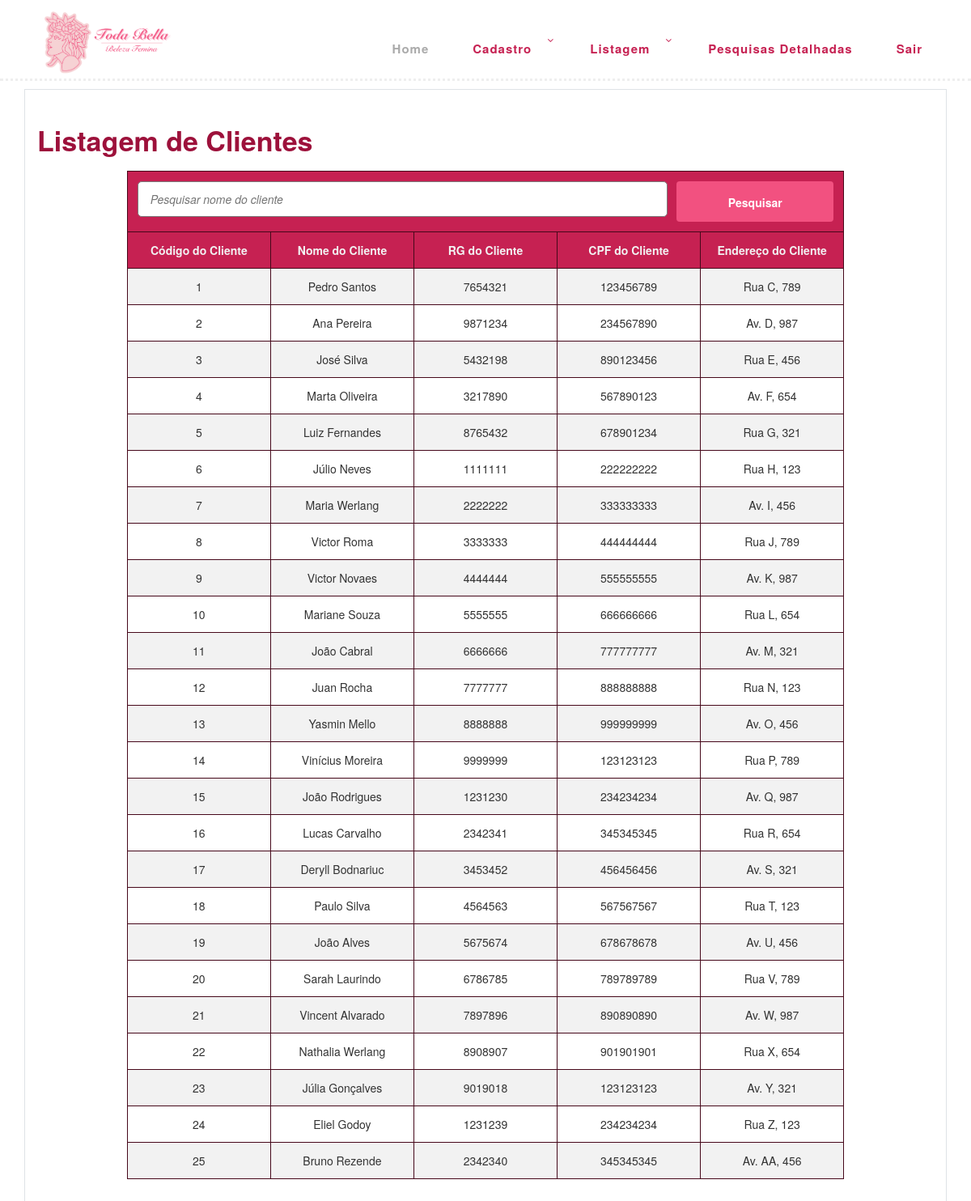
Screenshot of /listar_Cliente.php with the database file from the repository.
### tables this page shows
CREATE TABLE
    Cliente (
        CodigoCliente INT NOT NULL AUTO_INCREMENT,
        NomeCliente VARCHAR(50) NOT NULL,
        RGCliente VARCHAR(20),
        CPFCliente VARCHAR(20),
        EnderecoCliente VARCHAR(50),
        PRIMARY KEY (CodigoCliente)
    );

### DAO/ClienteDAO.php (called while the page is built, shortened)
<?php
include_once 'conexao/conexao.php';
class ClienteDAO
{
    public static function listarClientes()
    {
        try {
            $conexao = Conexao::getInstance();
            $sql = "SELECT * FROM Cliente";
            $stmt = $conexao->query($sql);
            return $stmt->fetchAll(PDO::FETCH_ASSOC);
        } catch (PDOException $e) {
            echo "Erro ao listar clientes: " . $e->getMessage();
            return [];
        }
    }
}
?>

### listar_Cliente.php (the view, shortened to what this page needs)
<!DOCTYPE html>
<html lang="en">
<head>
    <link rel="stylesheet" type="text/css" href="assets/css/bootstrap.min.css">
    <link rel="stylesheet" type="text/css" href="assets/css/font-awesome.css">
    <link rel="stylesheet" href="assets/css/templatemo-hexashop.css">
    <link rel="stylesheet" href="assets/css/owl-carousel.css">
    <link rel="stylesheet" href="assets/css/lightbox.css">
    <link href="//netdna.bootstrapcdn.com/bootstrap/3.3.6/css/bootstrap.min.css" rel="stylesheet">
    <link rel="stylesheet" href="assets/css/css.css">
</head>
<body>
    <header class="header-area header-sticky sticky-top">
        <div class="container">
            <div class="row">
                <div class="col-12">
                    <nav class="main-nav">
                        <a href="gerenciamento.php" class="logo">
                            <img src="assets/images/logo20.png">
                        </a>
                        <ul class="nav">
                            <li class="scroll-to-section"><a href="#top" class="active">Home</a></li>
                            <li class="submenu">
                                <a href="javascript:;">Cadastro</a>
                            </li>
                            <li class="submenu">
                                <a href="javascript:;">Listagem</a>
                            </li>
                            <li><a href="select.php">Pesquisas detalhadas</a></li>
                            <li><a href="sair.php">Sair</a></li>
                        </ul>
                    </nav>
                </div>
            </div>
        </div>
    </header>
    <br>
    <div class="subscribe">
        <div class="container">
            <div class="row justify-content-center">
                <div class="border p-4">
                    <div class="section-heading">
                        <div id="wrapper">
                            <?php
                            include_once 'DAO/ClienteDAO.php';
                            try {
                                if (isset($_GET['search'])) {
                                    $search = htmlspecialchars($_GET['search']);
                                    $clientes = ClienteDAO::pesquisarClientes($search);
                                } else {
                                    $clientes = ClienteDAO::listarClientes();
                                }
                            } catch (PDOException $e) {
                                error_log("Erro no script: " . $e->getMessage());
                                $clientes = [];
                            }
                            ?>
                            <h2>Listagem de Clientes</h2>
                            <div id="wrapper">
                                <table>
                                    <thead>
                                        <tr>
                                            <th colspan="5">
                                                <form action="" method="GET" style="display: flex;">
                                                    <input type="text" name="search"
                                                        placeholder="Pesquisar nome do cliente"
                                                        value="<?= isset($_GET['search']) ? htmlspecialchars($_GET['search']) : ''; ?>">&nbsp;&nbsp;&nbsp;
                                                        <button type="submit" class="btn btn-primary" style="background-color: #f25180; text-align: center; font-weight: bold; line-height: 40px;">Pesquisar</button>
                                                </form>
                                            </th>
                                        </tr>
                                        <tr>
                                            <th>Código do Cliente</th>
                                            <th>Nome do Cliente</th>
                                            <th>RG do Cliente</th>
                                            <th>CPF do Cliente</th>
                                            <th>Endereço do Cliente</th>
                                        </tr>
                                    </thead>
                                    <tbody>
                                        <?php if (empty($clientes)): ?>
                                            <tr>
                                                <td colspan="5">Cliente não encontrado</td>
                                            </tr>
                                        <?php else: ?>
                                            <?php foreach ($clientes as $cliente): ?>
                                                <tr>
                                                    <td data-label="Código do Cliente">
                                                        <?= $cliente['CodigoCliente']; ?>
                                                    </td>
                                                    <td data-label="Nome do Cliente">
                                                        <?= $cliente['NomeCliente']; ?>
                                                    </td>
                                                    <td data-label="RG do Cliente">
                                                        <?= $cliente['RGCliente']; ?>
                                                    </td>
                                                    <td data-label="CPF do Cliente">
                                                        <?= $cliente['CPFCliente']; ?>
                                                    </td>
                                                    <td data-label="Endereço do Cliente">
                                                        <?= $cliente['EnderecoCliente']; ?>
                                                    </td>
                                                </tr>
                                            <?php endforeach; ?>
                                        <?php endif; ?>
                                    </tbody>
                                </table>
                            </div>
                        </div>
                    </div>
                </div>
            </div>
        </div>
    </div>
</body>
</html>

### assets/css/templatemo-hexashop.css (style rules this page uses)
html, body, div, span, applet, object, iframe, h1, h2, h3, h4, h5, h6, p, blockquote, div pre, a, abbr, acronym, address, big, cite, code, del, dfn, em, font, img, ins, kbd, q, s, samp, small, strike, strong, sub, sup, tt, var, b, u, i, center, dl, dt, dd, ol, ul, li, figure, header, nav, section, article, aside, footer, figcaption { margin: 0; padding: 0; border: 0; outline: 0; }
ul, li { padding: 0; margin: 0; list-style: none; }
header, nav, section, article, aside, footer, hgroup { display: block; }
* { box-sizing: border-box; }
html, body { font-family: 'Poppins', sans-serif; font-weight: 400; background-color: #fff; font-size: 16px; -ms-text-size-adjust: 100%; -webkit-font-smoothing: antialiased; -moz-osx-font-smoothing: grayscale; }
a { text-decoration: none !important; }
h1, h2, h3, h4, h5, h6 { margin-top: 0px; margin-bottom: 0px; }
ul { margin-bottom: 0px; }
html, body { background: #fff; font-family: 'Poppins', sans-serif; }
.section-heading h2 { font-size: 34px; font-weight: 700; color: #9d113b; }
.header-area { border-bottom: 3px dotted #eee; box-shadow: none; background-color: #fff; position: absolute; top: 0px; left: 0px; right: 0px; z-index: 100; height: 100px; -webkit-transition: all .5s ease 0s; -moz-transition: all .5s ease 0s; -o-transition: all .5s ease 0s; transition: all .5s ease 0s; }
.header-area .main-nav { min-height: 80px; background: transparent; }
.header-area .main-nav .logo { line-height: 100px; color: #fff; font-size: 28px; font-weight: 700; text-transform: uppercase; letter-spacing: 2px; float: left; -webkit-transition: all 0.3s ease 0s; -moz-transition: all 0.3s ease 0s; -o-transition: all 0.3s ease 0s; transition: all 0.3s ease 0s; }
.header-area .main-nav .nav { float: right; margin-top: 30px; margin-right: 0px; background-color: transparent; -webkit-transition: all 0.3s ease 0s; -moz-transition: all 0.3s ease 0s; -o-transition: all 0.3s ease 0s; transition: all 0.3s ease 0s; position: relative; z-index: 999; }
.header-area .main-nav .nav li { padding-left: 15px; padding-right: 15px; }
.header-area .main-nav .nav li:last-child { padding-right: 0px; }
.header-area .main-nav .nav li a { display: block; font-weight: 600; font-size: 15px; color: #c62152; text-transform: capitalize; -webkit-transition: all 0.3s ease 0s; -moz-transition: all 0.3s ease 0s; -o-transition: all 0.3s ease 0s; transition: all 0.3s ease 0s; height: 40px; line-height: 40px; border: transparent; letter-spacing: 1px; }
.header-area .main-nav .nav li a { color: #c62152; }
.header-area .main-nav .nav li:hover a, .header-area .main-nav .nav li a.active { color: #aaa!important; }
.header-area .main-nav .nav li.submenu { position: relative; padding-right: 30px; }
.header-area .main-nav .nav li.submenu:after { font-family: FontAwesome; content: "\f107"; font-size: 12px; color: #c62152; position: absolute; right: 18px; top: 12px; }
.header-area.header-sticky { min-height: 80px; }
.header-area .nav { margin-top: 30px; }
.header-area.header-sticky .nav li a.active { color: #aaa; }
@media (max-width: 1200px) { .header-area .main-nav .nav li { padding-left: 12px; padding-right: 12px; } }
@media (max-width: 1200px) { .header-area .main-nav:before { display: none; } }
@media (min-width: 767px) { .header-area .main-nav .nav { display: flex !important; } }
.subscribe { margin-top: 90px; }
.subscribe .section-heading { margin-bottom: 30px; }
.subscribe .section-heading h2 { line-height: 55px; }
.subscribe form input { width: 100%; height: 44px; line-height: 44px; padding: 0px 15px; font-size: 14px; font-style: italic; font-weight: 500; color: #202020; border-radius: 5px; border: 1px solid #7a7a7a; box-shadow: none; }
.subscribe form button { width: 250px; height: 50px; display: block; margin: 0 auto; text-align: center; line-height: 50px; background-color: #2a2a2a; box-shadow: none; border: none; border-radius: 4px; color: #fff; transition: all 0.3s; }

### assets/css/css.css (style rules this page uses)
table { width: 80%; table-layout: fixed; border-collapse: collapse; margin: 0 auto; }
tr:nth-of-type(odd) { background: #f2f2f2; }
th { background: #c62152; color: #f2f2f2; font-weight: 600; }
td, th { padding: 12px; border: 1px solid #46081a; text-align: left; text-align: center }

### listar_Cliente.php (style rules this page uses)
.logo { align-items: center; }
.logo img { max-height: 80px; max-width: 100%; margin-right: 10px; }

### rows the page displays
cliente: CodigoCliente "1", NomeCliente "Pedro Santos", RGCliente "7654321", CPFCliente "123456789", EnderecoCliente "Rua C, 789"
cliente: CodigoCliente "2", NomeCliente "Ana Pereira", RGCliente "9871234", CPFCliente "234567890", EnderecoCliente "Av. D, 987"
cliente: CodigoCliente "3", NomeCliente "José Silva", RGCliente "5432198", CPFCliente "890123456", EnderecoCliente "Rua E, 456"
cliente: CodigoCliente "4", NomeCliente "Marta Oliveira", RGCliente "3217890", CPFCliente "567890123", EnderecoCliente "Av. F, 654"
cliente: CodigoCliente "5", NomeCliente "Luiz Fernandes", RGCliente "8765432", CPFCliente "678901234", EnderecoCliente "Rua G, 321"
cliente: CodigoCliente "6", NomeCliente "Júlio Neves", RGCliente "1111111", CPFCliente "222222222", EnderecoCliente "Rua H, 123"
cliente: CodigoCliente "7", NomeCliente "Maria Werlang", RGCliente "2222222", CPFCliente "333333333", EnderecoCliente "Av. I, 456"
cliente: CodigoCliente "8", NomeCliente "Victor Roma", RGCliente "3333333", CPFCliente "444444444", EnderecoCliente "Rua J, 789"
cliente: CodigoCliente "9", NomeCliente "Victor Novaes", RGCliente "4444444", CPFCliente "555555555", EnderecoCliente "Av. K, 987"
cliente: CodigoCliente "10", NomeCliente "Mariane Souza", RGCliente "5555555", CPFCliente "666666666", EnderecoCliente "Rua L, 654"
cliente: CodigoCliente "11", NomeCliente "João Cabral", RGCliente "6666666", CPFCliente "777777777", EnderecoCliente "Av. M, 321"
cliente: CodigoCliente "12", NomeCliente "Juan Rocha", RGCliente "7777777", CPFCliente "888888888", EnderecoCliente "Rua N, 123"
cliente: CodigoCliente "13", NomeCliente "Yasmin Mello", RGCliente "8888888", CPFCliente "999999999", EnderecoCliente "Av. O, 456"
cliente: CodigoCliente "14", NomeCliente "Vinícius Moreira", RGCliente "9999999", CPFCliente "123123123", EnderecoCliente "Rua P, 789"
cliente: CodigoCliente "15", NomeCliente "João Rodrigues", RGCliente "1231230", CPFCliente "234234234", EnderecoCliente "Av. Q, 987"
cliente: CodigoCliente "16", NomeCliente "Lucas Carvalho", RGCliente "2342341", CPFCliente "345345345", EnderecoCliente "Rua R, 654"
cliente: CodigoCliente "17", NomeCliente "Deryll Bodnariuc", RGCliente "3453452", CPFCliente "456456456", EnderecoCliente "Av. S, 321"
cliente: CodigoCliente "18", NomeCliente "Paulo Silva", RGCliente "4564563", CPFCliente "567567567", EnderecoCliente "Rua T, 123"
cliente: CodigoCliente "19", NomeCliente "João Alves", RGCliente "5675674", CPFCliente "678678678", EnderecoCliente "Av. U, 456"
cliente: CodigoCliente "20", NomeCliente "Sarah Laurindo", RGCliente "6786785", CPFCliente "789789789", EnderecoCliente "Rua V, 789"
cliente: CodigoCliente "21", NomeCliente "Vincent Alvarado", RGCliente "7897896", CPFCliente "890890890", EnderecoCliente "Av. W, 987"
cliente: CodigoCliente "22", NomeCliente "Nathalia Werlang", RGCliente "8908907", CPFCliente "901901901", EnderecoCliente "Rua X, 654"
cliente: CodigoCliente "23", NomeCliente "Júlia Gonçalves", RGCliente "9019018", CPFCliente "123123123", EnderecoCliente "Av. Y, 321"
cliente: CodigoCliente "24", NomeCliente "Eliel Godoy", RGCliente "1231239", CPFCliente "234234234", EnderecoCliente "Rua Z, 123"
cliente: CodigoCliente "25", NomeCliente "Bruno Rezende", RGCliente "2342340", CPFCliente "345345345", EnderecoCliente "Av. AA, 456"
